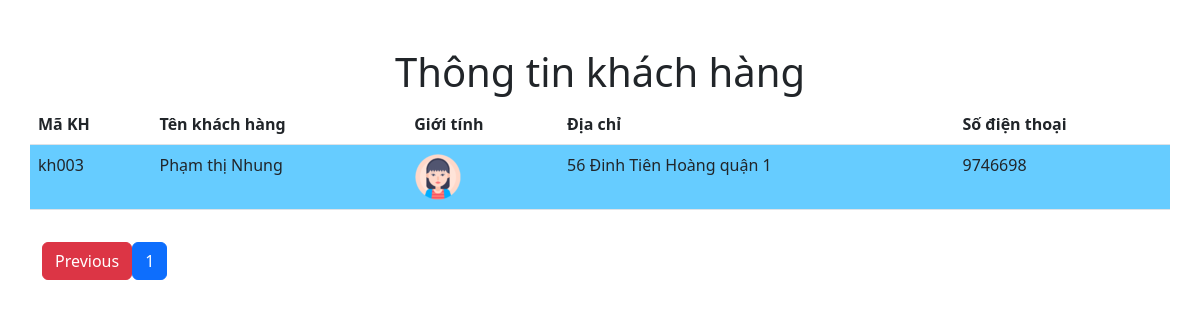
The page /HienThiTuDatabase/khach_hang.php?page=2 on the database its author committed.
### tables this page shows
CREATE TABLE `khach_hang` (
  `MaKH` varchar(10) NOT NULL,
  `TenKH` varchar(50) NOT NULL,
  `GioiTinh` int(11) NOT NULL,
  `DiaChi` varchar(200) NOT NULL,
  `DienThoai` varchar(11) NOT NULL
);

### HienThiTuDatabase/phantrang.php (called while the page is built)
<?php
if (isset($_GET['page'])) {
    $page = $_GET['page'];
} else {
    $page = 1;
}
$num_per_page = 02;
$start_from = ($page - 1) * 02;

### HienThiTuDatabase/khach_hang.php (the view, shortened to what this page needs)
<?php
require_once './db.php';
require_once './phantrang.php';
$query = "SELECT * FROM khach_hang limit $start_from,$num_per_page";
$result = mysqli_query($conn, $query);
?>
<!DOCTYPE html>
<html lang="en">
<head>
    <link href="https://cdn.jsdelivr.net/npm/bootstrap@5.2.1/dist/css/bootstrap.min.css" rel="stylesheet">
</head>
<body>
    <div class='container mt-5'>
        <div class='row justify-content-center'>
            <h1 class="text-center">Thông tin khách hàng</h1>
            <table class="table">
                <thead>
                    <tr>
                        <th>Mã KH</th>
                        <th>Tên khách hàng</th>
                        <th>Giới tính</th>
                        <th>Địa chỉ</th>
                        <th>Số điện thoại</th>
                    </tr>
                </thead>
                <tbody>
                    <?php
                    $style = array('even', 'odd');
                    if ($result->num_rows > 0) {
                        $index = 1;
                        while ($row = mysqli_fetch_assoc($result)) {
                            $gender = '';
                            if ($row['GioiTinh'] == 0) {
                                $gender =  "<img src='img/48x48Male.png' />";
                            } else {
                                $gender =  "<img src='img/48x48Female.png' />";
                            }
                            echo
                            "<tr class=" . $style[$index % 2] . ">
                                <td>" . $row['MaKH'] . "</td>
                                <td>" . $row['TenKH'] . "</td>
                                <td>" . $gender . "</td>
                                <td>" . $row['DiaChi'] . "</td>
                                <td>" . $row['DienThoai'] . "</td>
                            </tr>";
                            $index++;
                        }
                    }
                    ?>
                </tbody>
            </table>
            <div class="container mt-3">
                <?php
                $pr_query = "SELECT * FROM khach_hang";
                $pr_result = mysqli_query($conn, $pr_query);
                $total_record = mysqli_num_rows($pr_result);
                $total_page = ceil($total_record / $num_per_page);
                if ($page > 1) {
                    echo "<a href='khach_hang.php?page=" . ($page - 1) . "' class='btn btn-danger'>Previous</a>";
                }
                for ($i = 1; $i < $total_page; $i++) {
                    echo "<a href='khach_hang.php?page=" . $i . "' class='btn btn-primary'>$i</a>";
                }
                ?>
            </div>
        </div>
    </div>
</body>
</html>

### HienThiTuDatabase/khach_hang.php (style rules this page uses)
.odd { background-color: #66CCFF !important; }

### rows shown on the page
khach_hang: MaKH "kh003", TenKH "Phạm thị Nhung", GioiTinh 1 (drawn), DiaChi "56 Đinh Tiên Hoàng quận 1", DienThoai "9746698"
